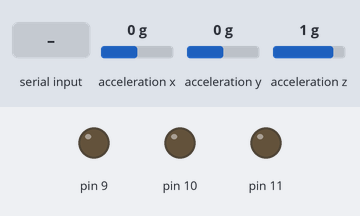
The sketch below on a simulated Arduino Uno, built for the host (arithmetic inside an expression is 32-bit, double 64-bit). On the bench: output pins drawn as LEDs (lit = HIGH). Inputs (shaded band) come from the test bench; at power-on: acceleration x 0 g, acceleration y 0 g, acceleration z 1 g. What the sketch prints to the serial monitor is not drawn.

Above: at 1.2 s.
1.3 s: "1\n" received over Serial
At 1.8 s:
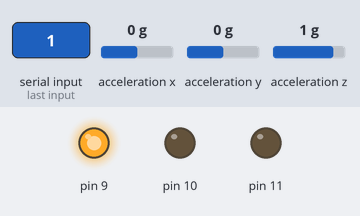
2.8 s: "2\n" received over Serial
At 4.0 s:
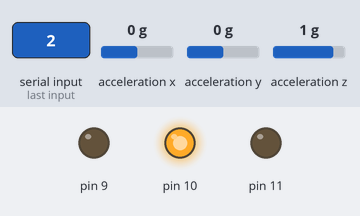
4.3 s: "3\n" received over Serial
At 5.0 s:
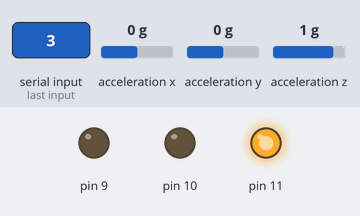
5.8 s: "90,45\n" received over Serial
At 6.4 s:
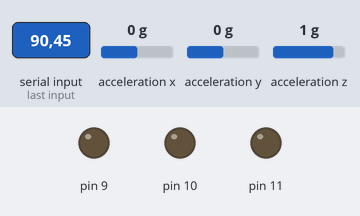
Timing chart, 0 to 8.3 s (numbered marks = the images above; inputs shaded):
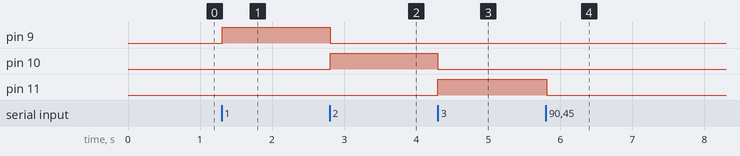

Measured:
- after the input at 1.3 s, pin 9: LOW → HIGH at once
- after the input at 2.8 s, pin 9: HIGH → LOW at once; pin 10: LOW → HIGH at once
- after the input at 4.3 s, pin 10: HIGH → LOW at once; pin 11: LOW → HIGH at once
- after the input at 5.8 s, pin 11: HIGH → LOW at once

The sketch:

Arduino_ML_ESP_LED.ino
```cpp
#include "CurieIMU.h"

int ax, ay, az;

void setup() {
  Serial.begin(9600);
    // Lower the serial timeout (from its default value of 1000 ms)
  // so that the call to Serial.parseInt() below doesn't pause for
  // too long and disrupt the sending of accelerometer data.
  Serial.setTimeout(2);

  CurieIMU.begin();

  pinMode(9, OUTPUT);
  pinMode(10, OUTPUT);
  pinMode(11, OUTPUT);
}

void loop() {
  CurieIMU.readAccelerometer(ax, ay, az);
  Serial.print(ax);
  Serial.print("\t");
  Serial.print(ay);
  Serial.print("\t");
  Serial.print(az);
  Serial.println();
  delay(10);

   // Check for a valid prediction.
  int val = Serial.parseInt();
  if (val != 0) {
    // Turn off all the LEDs.
    digitalWrite(9, LOW);
    digitalWrite(10, LOW);
    digitalWrite(11, LOW);

    // Turn on the LED corresponding to the prediction.
    if (val == 1) digitalWrite(9, HIGH);
    if (val == 2) digitalWrite(10, HIGH);
    if (val == 3) digitalWrite(11, HIGH);
  }
}
```
